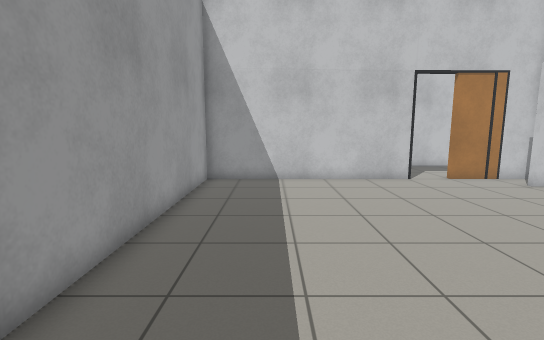
view 1 (above)

16 first-person views from a walk through a robot-simulator world made for Gazebo. The camera is 1.2 m above the floor, tilts 8° down and sees 85° across. The floor is counted in squares, 0.5 m on a side. Each view is taken from the middle of a square. On the plan, view 1 faces up. The plan holds only what a view shows up to about 18 squares ahead; the rest is blank.

view 2
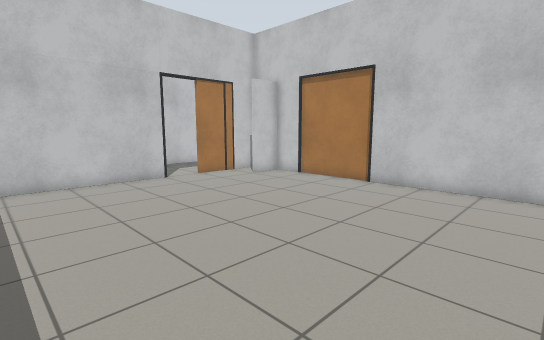

view 3
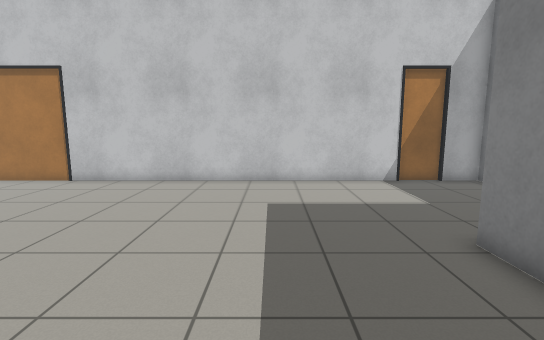

view 4
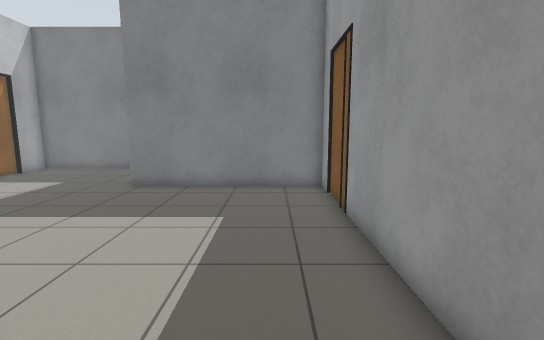

view 5
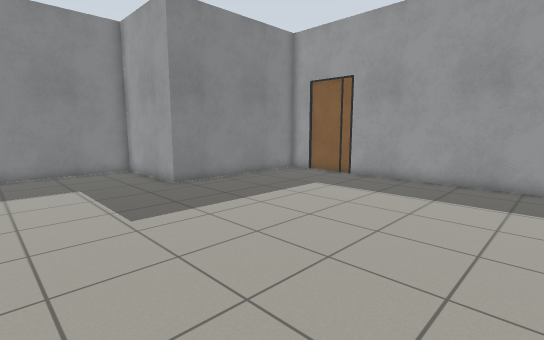

view 6
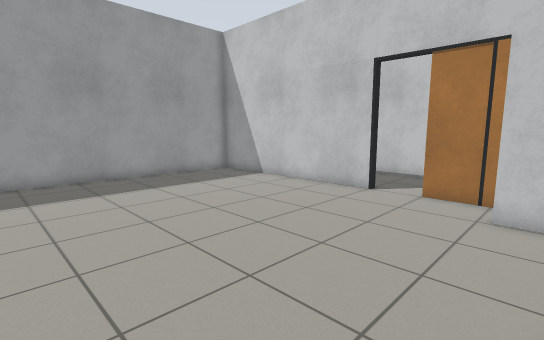

view 7
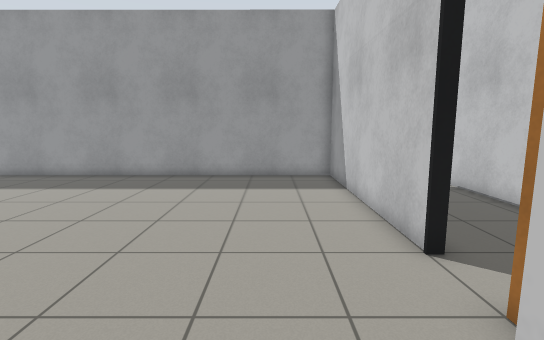

view 8
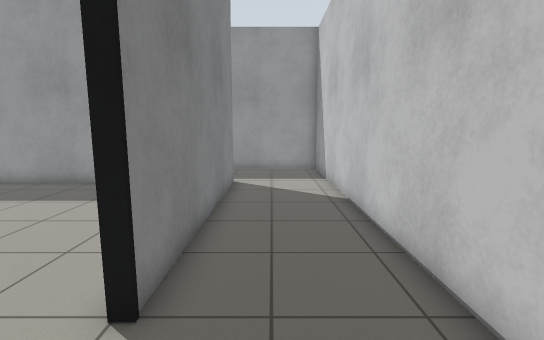

view 9
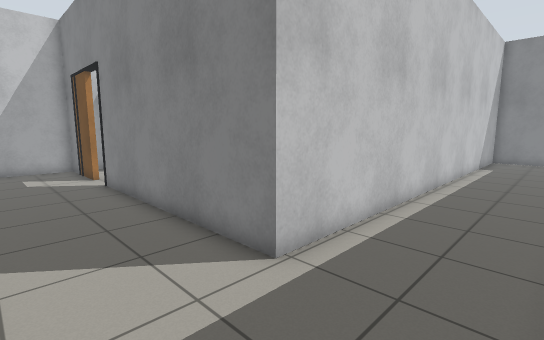

view 10
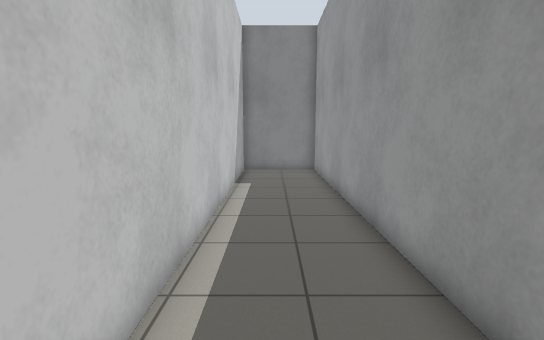

view 11
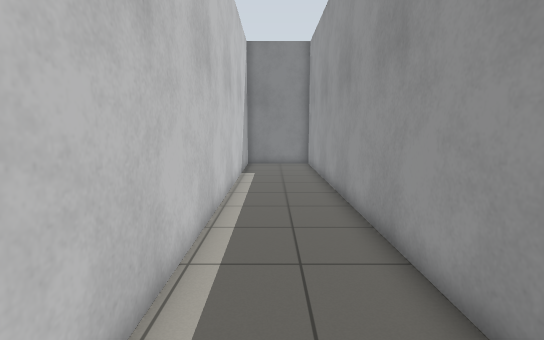

view 12
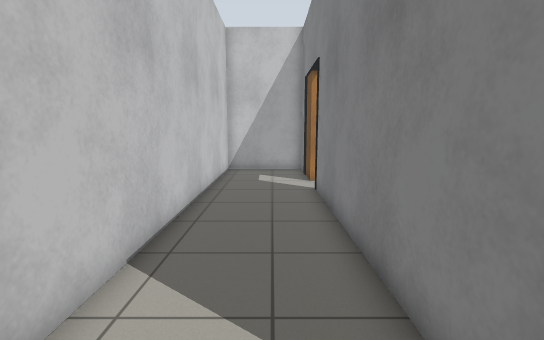

view 13
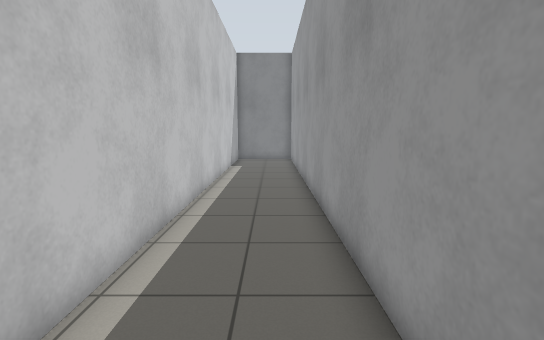

view 14
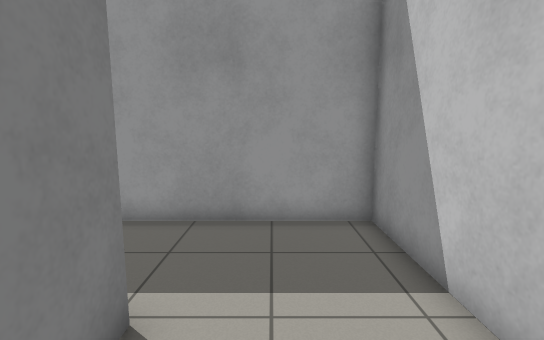

view 15
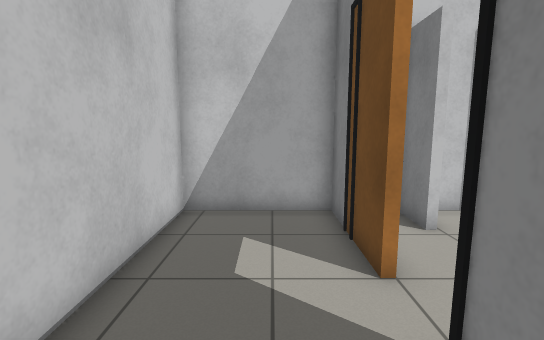

view 16
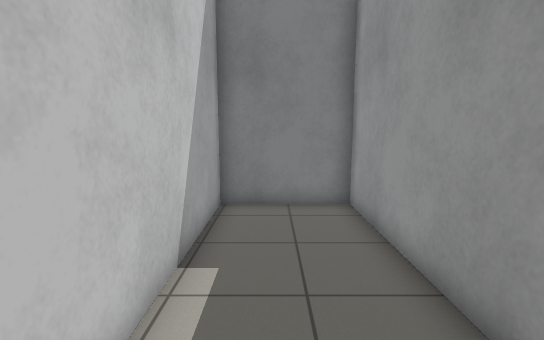

### Floor plan
Ten units are one square. View 1 is at (0, 0); x grows to the right and y downward. Boxes are objects, and circles mark ways between rooms. Rooms are numbered by the first view taken in them; rooms with no view inside come last. Other rooms are left out.
<svg viewBox="-80 -191 211 321">
<path fill="none" stroke="#000" d="M107 -123 122 -123M66 -142 66 -140 -31 -140 -31 73 49 72 49 125 125 125 125 -121 107 -121M125 -126 125 -140M124 -140 85 -140M84 -142 126 -142M125 -140 125 -186 -75 -186 -75 73 -34 73 -34 -142 66 -142"/>
<circle cx="75" cy="-140" r="3" fill="#2a7"/>
<text x="50" y="-20">1</text>
<text x="-40" y="-100">2</text>
</svg>
Room 1 opens to room 2.

Where each view was taken, in squares from view 1:
view 1: 0 up, 0 right, facing up
view 2: 0 up, 0 right, facing up-right
view 3: 3 down, 1 left, facing right
view 4: 5 up, 1 left, facing down
view 5: 5 up, 11 right, facing down-left
view 6: 3 up, 12 right, facing up-left
view 7: 11 up, 12 right, facing left
view 8: 16 up, 10 right, facing left
view 9: 18 up, 7 left, facing down-right
view 10: 10 up, 5 left, facing down
view 11: 13 up, 5 left, facing down
view 12: 16 up, 5 left, facing right
view 13: 16 up, 6 left, facing down
view 14: 16 up, 0 right, facing left
view 15: 16 up, 4 right, facing right
view 16: 2 up, 5 left, facing down
